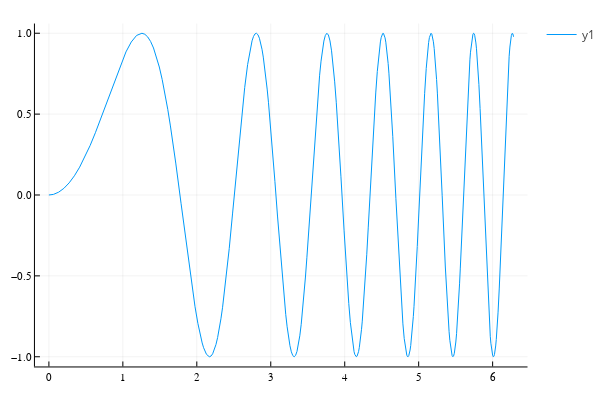

The notebook cell this image was saved under:
### Markdown cell above
The `Plots` package brings in a `plot` function that makes plotting functions as easy as specifying a function object and the $x$ domain to plot over:

### Code cell
f(x) = sin(x^2)
plot(f, 0, 2pi)

### Figure 1 — Plotly figure (JSON) as saved in the notebook; plotly's stock layout.template omitted (floating-point values rounded to 4 significant figures; data arrays with more than 128 entries replaced by an {"elided": "..."} marker saying what was removed)
{"data": [{"colorbar": {"title": ""}, "legendgroup": "y1", "line": {"color": "rgba(0, 154, 250, 1.000)", "dash": "solid", "shape": "linear", "width": 1}, "mode": "lines", "name": "y1", "showlegend": true, "type": "scatter", "x": {"elided": "295 float values"}, "xaxis": "x", "y": {"elided": "295 float values"}, "yaxis": "y", "zmax": null, "zmin": null}], "layout": {"annotations": [], "height": 400, "legend_position": {"bgcolor": "rgba(255, 255, 255, 1.000)", "bordercolor": "rgba(0, 0, 0, 1.000)", "borderwidth": 1, "font": {"color": "rgba(0, 0, 0, 1.000)", "family": "sans-serif", "size": 11}, "title": {"font": {"color": "rgba(0, 0, 0, 1.000)", "family": "sans-serif", "size": 15}, "text": ""}, "tracegroupgap": 0, "traceorder": "normal", "x": 1, "xanchor": "auto", "y": 1, "yanchor": "auto"}, "margin": {"b": 20, "l": 0, "r": 0, "t": 20}, "paper_bgcolor": "rgba(255, 255, 255, 1.000)", "plot_bgcolor": "rgba(255, 255, 255, 1.000)", "showlegend": true, "width": 600, "xaxis": {"anchor": "y", "domain": [0.06582, 0.9934], "gridcolor": "rgba(0, 0, 0, 0.100)", "gridwidth": 0.5, "linecolor": "rgba(0, 0, 0, 1.000)", "mirror": false, "range": [-0.1885, 6.472], "showgrid": true, "showline": true, "showticklabels": true, "tickangle": 0, "tickcolor": "rgb(0, 0, 0)", "tickfont": {"color": "rgba(0, 0, 0, 1.000)", "family": "sans-serif", "size": 11}, "tickmode": "array", "ticks": "inside", "ticktext": ["0", "1", "2", "3", "4", "5", "6"], "tickvals": [0, 1, 2, 3, 4, 5, 6], "title": "", "titlefont": {"color": "rgba(0, 0, 0, 1.000)", "family": "sans-serif", "size": 15}, "type": "-", "visible": true, "zeroline": false, "zerolinecolor": "rgba(0, 0, 0, 1.000)"}, "yaxis": {"anchor": "x", "domain": [0.03762, 0.9902], "gridcolor": "rgba(0, 0, 0, 0.100)", "gridwidth": 0.5, "linecolor": "rgba(0, 0, 0, 1.000)", "mirror": false, "range": [-1.06, 1.06], "showgrid": true, "showline": true, "showticklabels": true, "tickangle": 0, "tickcolor": "rgb(0, 0, 0)", "tickfont": {"color": "rgba(0, 0, 0, 1.000)", "family": "sans-serif", "size": 11}, "tickmode": "array", "ticks": "inside", "ticktext": ["−1.0", "−0.5", "0.0", "0.5", "1.0"], "tickvals": [-1, -0.5, 0, 0.5, 1], "title": "", "titlefont": {"color": "rgba(0, 0, 0, 1.000)", "family": "sans-serif", "size": 15}, "type": "-", "visible": true, "zeroline": false, "zerolinecolor": "rgba(0, 0, 0, 1.000)"}}}
